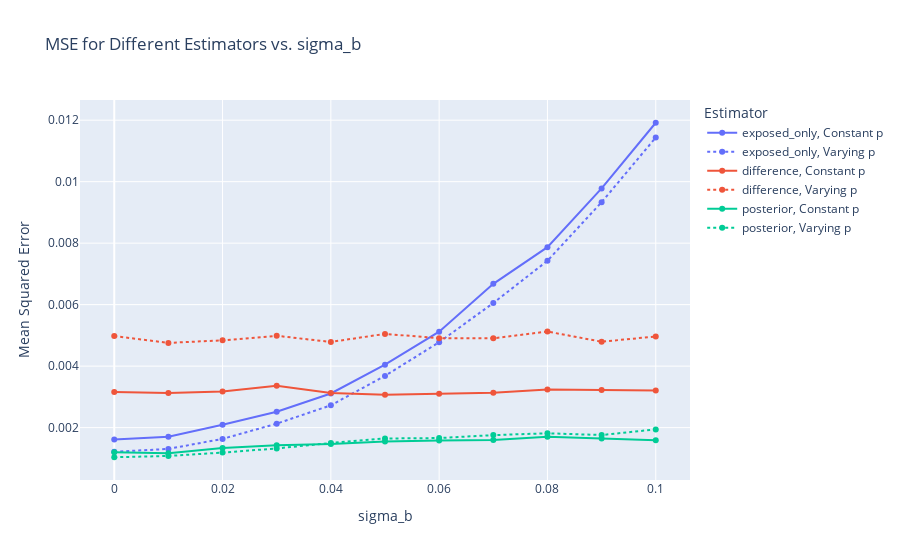

The cell this chart's notebook holds for it:
### Code cell
import plotly.express as px

# Create the plot using Plotly
fig_mse = px.line(
    pd.concat(
        [
            df_const_p.assign(LineStyle="Constant p"),
            df_vary_p.assign(LineStyle="Varying p"),
        ]
    ),
    x="sigma_b",
    y="mse",
    color="estimator",
    line_dash="LineStyle",
    markers=True,
    title="MSE for Different Estimators vs. sigma_b",
    labels={"sigma_b": "sigma_b", "mse": "Mean Squared Error"},
)

# Update the legend to remove linestyle
fig_mse.update_layout(legend_title_text="Estimator")

fig_mse.show()

### Figure 1 — Plotly figure (JSON) as saved in the notebook; plotly's stock layout.template omitted (floating-point values rounded to 4 significant figures)
{"data": [{"hovertemplate": "estimator=exposed_only<br>LineStyle=Constant p<br>sigma_b=%{x}<br>Mean Squared Error=%{y}<extra></extra>", "legendgroup": "exposed_only, Constant p", "line": {"color": "#636efa", "dash": "solid"}, "marker": {"symbol": "circle"}, "mode": "lines+markers", "name": "exposed_only, Constant p", "orientation": "v", "showlegend": true, "type": "scatter", "x": [0.0, 0.01, 0.02, 0.03, 0.04, 0.05, 0.06, 0.07, 0.08, 0.09, 0.1], "xaxis": "x", "y": [0.001613, 0.001702, 0.002095, 0.002518, 0.003111, 0.004048, 0.00512, 0.006678, 0.007869, 0.009782, 0.01192], "yaxis": "y"}, {"hovertemplate": "estimator=exposed_only<br>LineStyle=Varying p<br>sigma_b=%{x}<br>Mean Squared Error=%{y}<extra></extra>", "legendgroup": "exposed_only, Varying p", "line": {"color": "#636efa", "dash": "dot"}, "marker": {"symbol": "circle"}, "mode": "lines+markers", "name": "exposed_only, Varying p", "orientation": "v", "showlegend": true, "type": "scatter", "x": [0.0, 0.01, 0.02, 0.03, 0.04, 0.05, 0.06, 0.07, 0.08, 0.09, 0.1], "xaxis": "x", "y": [0.001212, 0.001309, 0.001633, 0.002129, 0.002726, 0.003683, 0.004778, 0.006053, 0.007427, 0.009331, 0.01144], "yaxis": "y"}, {"hovertemplate": "estimator=difference<br>LineStyle=Constant p<br>sigma_b=%{x}<br>Mean Squared Error=%{y}<extra></extra>", "legendgroup": "difference, Constant p", "line": {"color": "#EF553B", "dash": "solid"}, "marker": {"symbol": "circle"}, "mode": "lines+markers", "name": "difference, Constant p", "orientation": "v", "showlegend": true, "type": "scatter", "x": [0.0, 0.01, 0.02, 0.03, 0.04, 0.05, 0.06, 0.07, 0.08, 0.09, 0.1], "xaxis": "x", "y": [0.003158, 0.003128, 0.003177, 0.003364, 0.003124, 0.003071, 0.003103, 0.003131, 0.003241, 0.003224, 0.00321], "yaxis": "y"}, {"hovertemplate": "estimator=difference<br>LineStyle=Varying p<br>sigma_b=%{x}<br>Mean Squared Error=%{y}<extra></extra>", "legendgroup": "difference, Varying p", "line": {"color": "#EF553B", "dash": "dot"}, "marker": {"symbol": "circle"}, "mode": "lines+markers", "name": "difference, Varying p", "orientation": "v", "showlegend": true, "type": "scatter", "x": [0.0, 0.01, 0.02, 0.03, 0.04, 0.05, 0.06, 0.07, 0.08, 0.09, 0.1], "xaxis": "x", "y": [0.004978, 0.004756, 0.004839, 0.004987, 0.004786, 0.005049, 0.004907, 0.004905, 0.005125, 0.004794, 0.004965], "yaxis": "y"}, {"hovertemplate": "estimator=posterior<br>LineStyle=Constant p<br>sigma_b=%{x}<br>Mean Squared Error=%{y}<extra></extra>", "legendgroup": "posterior, Constant p", "line": {"color": "#00cc96", "dash": "solid"}, "marker": {"symbol": "circle"}, "mode": "lines+markers", "name": "posterior, Constant p", "orientation": "v", "showlegend": true, "type": "scatter", "x": [0.0, 0.01, 0.02, 0.03, 0.04, 0.05, 0.06, 0.07, 0.08, 0.09, 0.1], "xaxis": "x", "y": [0.001196, 0.00117, 0.001337, 0.001424, 0.00147, 0.001545, 0.001584, 0.001595, 0.001704, 0.001644, 0.00159], "yaxis": "y"}, {"hovertemplate": "estimator=posterior<br>LineStyle=Varying p<br>sigma_b=%{x}<br>Mean Squared Error=%{y}<extra></extra>", "legendgroup": "posterior, Varying p", "line": {"color": "#00cc96", "dash": "dot"}, "marker": {"symbol": "circle"}, "mode": "lines+markers", "name": "posterior, Varying p", "orientation": "v", "showlegend": true, "type": "scatter", "x": [0.0, 0.01, 0.02, 0.03, 0.04, 0.05, 0.06, 0.07, 0.08, 0.09, 0.1], "xaxis": "x", "y": [0.001036, 0.001079, 0.001187, 0.001323, 0.001499, 0.001646, 0.00166, 0.001756, 0.001816, 0.001759, 0.001942], "yaxis": "y"}], "layout": {"legend": {"title": {"text": "Estimator"}, "tracegroupgap": 0}, "title": {"text": "MSE for Different Estimators vs. sigma_b"}, "xaxis": {"anchor": "y", "domain": [0, 1], "title": {"text": "sigma_b"}}, "yaxis": {"anchor": "x", "domain": [0, 1], "title": {"text": "Mean Squared Error"}}}}
